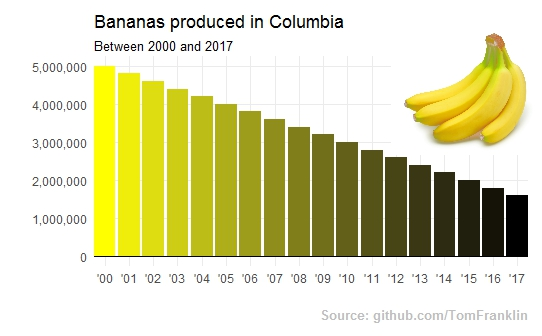

The script that drew this image:
# TF 29/06/17
# ggplot2 gone bananas

####
# Psuedocode 
# 1. Load packages ---- 

library(grid)
library(png)
library(gtable)
library(ggplot2)
library(ggthemes)
library(dplyr)
library(gridExtra)
library(scales)
library(data.table)
library(RColorBrewer) 
library(jpeg)

# 2. Get data into R ----
setwd('') # set working directory
data <- read.csv('bananas.csv')
data$Year <- as.character(data$Year) # turn Year into a character
data$Year <- as.Date(data$Year, format = "%m/%d/%Y")
data$Year.POSIXct <- as.POSIXct(data$Year, format = '%m/%d/%y') # Change the time format to POSIXct
data$No.Of.Bananas <- as.numeric(data$No.Of.Bananas)

# 3. Create plot without image ----

d <- ggplot(data, aes(x=Year.POSIXct, y=No.Of.Bananas, fill = No.Of.Bananas)) +
  geom_bar(stat = "identity") +
  scale_y_continuous(name="", 
                     labels = comma, 
                     minor_breaks = seq(0,5000000, 1000000), 
                     breaks=seq(0,5000000, by=1000000)) +
  scale_x_datetime(labels = date_format("'%y"),
                   breaks = date_breaks("1 year"),
                   minor_breaks = date_breaks("1 year"),
                   expand = c(0,0),
                   name = "") +
  scale_fill_gradient(high = "yellow", 
                      low = "black") +
  theme_minimal() +
  theme(plot.margin=margin(10,10,10,10), 
        legend.position="none",
        plot.caption = element_text(colour = "grey", face = "bold")) +
  labs(title="Bananas produced in Columbia", 
       subtitle = "Between 2000 and 2017", 
       caption = 'Source: github.com/TomFranklin') +
  geom_hline(yintercept=0, 
             size=0.4, 
             color="black") 

# print(d)

# 4. Download the image from the internet ----

y = "http://www.bananeramuchachitaus.com/images/slider/banana-3.jpg"
download.file(y, 'y.jpg', mode = 'wb')
jj <- readJPEG("y.jpg",native=TRUE)
g <- rasterGrob(jj)

# 5. Create the grid to place the image in ----

size = unit(2, "cm")

heights = unit.c(unit(1, "npc") - 3*size,size, size, size)
widths = unit.c(unit(1, "npc") - 3*size, size, size, size)
lo = grid.layout(4, 4, widths = widths, heights = heights)

# Show the layout; seriously, run the line of code before so you can see how it works!
grid.show.layout(lo)

# Position the elements within the grid 
grid.newpage()
pushViewport(viewport(layout = lo))

# The graph itself will sit within these rows and columns of the plot
pushViewport(viewport(layout.pos.row=1:4, layout.pos.col = 1:4))
print(d, newpage=FALSE)
popViewport()

# The image will sit here
pushViewport(viewport(layout.pos.row=1:2, layout.pos.col = 3:4))
print(grid.draw(g), newpage=FALSE)
popViewport()
popViewport()

# Save the object 
g = grid.grab()
grid.newpage()

# 6. Run this to view the plot! ----
grid.draw(g)











####
